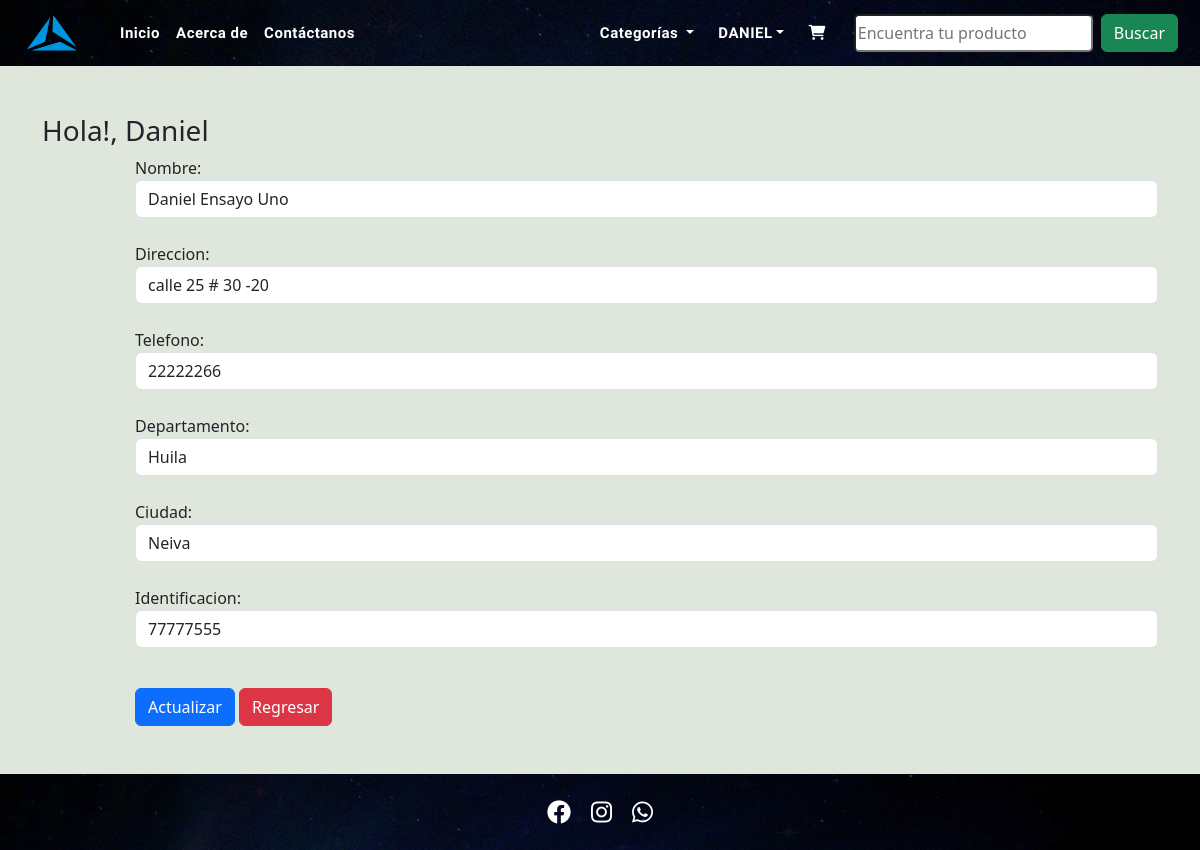
The app's page /updateAddress/19 (signed in) with its own data.
### app/models.py (models this page shows, shortened)
class Customer(models.Model):
    user = models.ForeignKey(User,on_delete=models.CASCADE)
    nombre = models.CharField(max_length=200)
    direccion = models.CharField(max_length=200)
    telefono = models.IntegerField(default=0)
    departamento = models.CharField(max_length=200)
    identificacion = models.IntegerField()
    ciudad = models.CharField(choices=STATE_CHOICES, max_length=100)
    class Meta:
        verbose_name_plural = "Administradores"

### app/views.py (the view, shortened to what this page needs)
# urls.py: path('updateAddress/<int:pk>', views.UpdateAddress.as_view(),name='updateAddress'),
@method_decorator(login_required,name='dispatch')
class UpdateAddress(View):
    def get(self,request,pk):
        add = Customer.objects.get(pk=pk)
        form = CustomerProfileForm(instance=add)
        totalitem = 0
        wishitem = 0
        if request.user.is_authenticated:
            totalitem = len(Cart.objects.filter(user=request.user))
            wishitem = len(Wishlist.objects.filter(user=request.user))
        return render(request, 'app/updateAddress.html',locals())

### app/forms.py
class CustomerProfileForm(forms.ModelForm):
    class Meta:
        model = Customer
        fields=['nombre','direccion','telefono','departamento','ciudad','identificacion',]
        widgets={
            'nombre':forms.TextInput(attrs={'class':'form-control'}),
            'direccion':forms.TextInput(attrs={'class':'form-control'}),
            'telefono':forms.NumberInput(attrs={'class':'form-control'}),
            'departamento':forms.TextInput(attrs={'class':'form-control'}),
            'ciudad':forms.Select(attrs={'class':'form-control'}),
            'identificacion':forms.NumberInput(attrs={'class':'form-control'})
        }

### app/templates/app/updateAddress.html (shortened to what this page needs)
{% extends 'app/base.html' %}
{% load static %}
{% block main-content %}
    <div class="container my-5">
        <div class="row">
            <h3>Hola!, <span class="text-capitalize">{{request.user}}</span></h3>
        </div>
        <div class="colsm-8 offset-sm-1">
            <form action="" method="post">
                {% for fm in form %}
                    {{fm.label_tag}} {{fm}} <small class="text-danger">{{fm.errors|striptags}}</small> <br>
                {% endfor %}
                <div class="col-12 mt-3">
                    <button type="submit" class="btn btn-primary">Actualizar</button>
                    <a href="{% url 'address' %}" type="button" class="btn btn-danger">Regresar</a>
                </div>
            </form>
        </div>
    </div>
{% endblock main-content %}

### app/templates/app/base.html (shortened to what this page needs)
<!DOCTYPE html>
{% load static %}
<html lang="en">
<head>
    <link href="https://cdn.jsdelivr.net/npm/bootstrap@5.3.2/dist/css/bootstrap.min.css" rel="stylesheet">
    <link href="https://cdnjs.cloudflare.com/ajax/libs/select2/4.0.13/css/select2.min.css" rel="stylesheet" />
    <link rel="stylesheet" href="https://cdnjs.cloudflare.com/ajax/libs/font-awesome/6.0.0/css/all.min.css"
>
    <link rel="stylesheet" href="{% static 'app/css/owl.carousel.min.css' %}">
    <link rel="stylesheet" href="{% static 'src/bundle.css' %}">
    <link rel="stylesheet" href="{% static 'app/css/styles.css' %}">
</head>
<body class="dark">
    <nav class="navbar navbar-expand-lg navbar-dark" id='navbar'>
        <div class="container-fluid">
            <a href="/">
                <img src="{% static 'assets/images/icons/logolili.png' %}" width='60' height='50'>
            </a>
            <div class="collapse navbar-collapse" id="navbarSupportedContent">
                <ul class="navbar-nav me-auto mb-2 mb-lg-0 pc-only">
                    <li class="nav-item">
                        <a class="nav-link active" aria-current="page" href="/">Inicio</a>
                    </li>
                    <li class="nav-item">
                        <a class="nav-link active" href="{% url 'about' %}">Acerca de</a>
                    </li>
                    <li class="nav-item">
                        <a class="nav-link active" href="{% url 'contact' %}">Contáctanos</a>
                    </li>
                </ul>
                <ul class="navbar-nav">
                    <li class="nav-item dropdown">
                        <a class="nav-link dropdown-toggle active" href="#" role="button" data-bs-toggle="dropdown" aria-expanded="false">
                            Categorías
                        </a>
                    </li>
                    <li class="nav-item dropdown mx-2">
                        {% if request.user.is_authenticated %}
                        <a class="nav-link dropdown-toggle active" href="#" id="profileDropdown" role="button" data-bs-toggle="dropdown" aria-expanded="false">{{user|upper}}</a>
                    </li>
                    <li class="nav-item">
                        <a href="{% url 'showcart' %}" class="nav-link active">
                            <i class="fas fa-shopping-cart"></i>
                        </a>
                    </li>
                </ul>
                <form class="d-flex" role="search" action="/search">
                    <input class="form-control-1 me-2" type="search" placeholder="Encuentra tu producto" name="search" aria-label="Search">
                    <button class="btn btn-outline-success active" type="submit">Buscar</button>
                </form>
                {% endif %}
            </div>
        </div>
    </nav>
      {% block main-content %} {% endblock main-content %}
        <footer class="footer">
            <div class="social-icons">
                <a href="https://www.facebook.com/profile.php?id=100060375376089" class="icon" target="_blank"><i class="fab fa-facebook"></i></a>
                <a href="https://www.instagram.com/_astralshopp/" class="icon" target="_blank"><i class="fab fa-instagram"></i></a>
                <a href="https://api.whatsapp.com/send?phone=573017753925" class="icon" target="_blank"><i class="fab fa-whatsapp"></i></a>
            </div>
        </footer>
</body>
</html>

### records on screen
Customer: form "Daniel Ensayo Uno" "calle 25 # 30 -20" "22222266" "Huila" "Neiva" "77777555"

### other values on screen
{{ user|upper }} "DANIEL"
{{ request.user }} "Daniel"
{{ fm.label_tag }} "Nombre:" "Direccion:" "Telefono:" "Departamento:" "Ciudad:" "Identificacion:"
